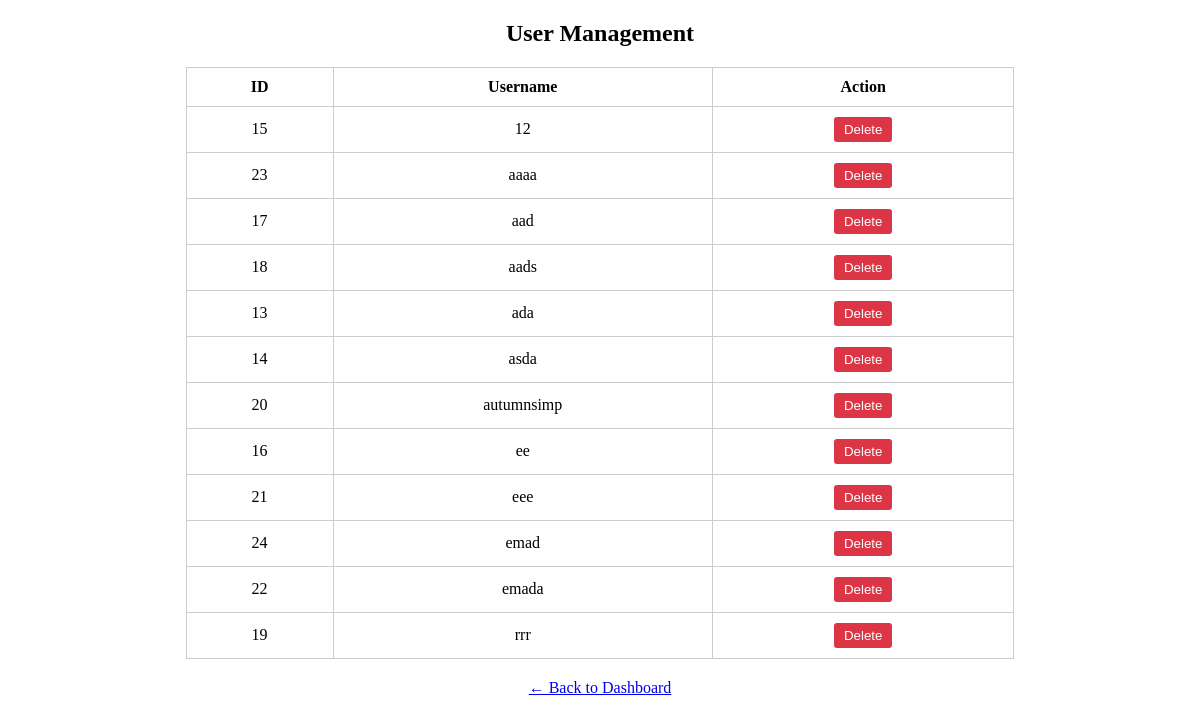
The page /admin/manage-users.php (signed in) on the database its author committed.
### tables this page shows
CREATE TABLE `users` (
  `id` int(11) NOT NULL,
  `username` varchar(255) NOT NULL,
  `password_hash` varchar(255) NOT NULL
);

### admin/manage-users.php (the view, shortened to what this page needs)
<?php
$servername = "localhost";
$username = "root";
$password = "";
$dbname = "uiu-canteen";
$conn = new mysqli($servername, $username, $password, $dbname);
$sql = "SELECT id, username FROM users";
$result = $conn->query($sql);
?>
<!DOCTYPE html>
<html lang="en">
<head>
</head>
<body>
    <h2 style="text-align:center;">User Management</h2>
    <table>
        <tr>
            <th>ID</th>
            <th>Username</th>
            <th>Action</th>
        </tr>
        <?php
        if ($result->num_rows > 0) {
            while ($user = $result->fetch_assoc()) {
                echo "<tr>
                        <td>" . $user['id'] . "</td>
                        <td>" . htmlspecialchars($user['username']) . "</td>
                        <td>
                            <form method='POST' action='delete-user.php'>
                                <input type='hidden' name='user_id' value='" . $user['id'] . "'>
                                <button type='submit' class='delete-btn'>Delete</button>
                            </form>
                        </td>
                      </tr>";
            }
        } else {
            echo "<tr><td colspan='3'>No users found.</td></tr>";
        }
        ?>
    </table>
    <div style="text-align:center;">
        <a href="admin.php">← Back to Dashboard</a>
    </div>
</body>
</html>

### admin/manage-users.php (style rules this page uses)
table { width: 70%; margin: 20px auto; border-collapse: collapse; }
th, td { padding: 10px; text-align: center; border: 1px solid #ccc; }
.delete-btn { padding: 5px 10px; background-color: #dc3545; color: white; border: none; border-radius: 3px; cursor: pointer; }

### rows shown on the page
users: id "15", username "12"
users: id "23", username "aaaa"
users: id "17", username "aad"
users: id "18", username "aads"
users: id "13", username "ada"
users: id "14", username "asda"
users: id "20", username "autumnsimp"
users: id "16", username "ee"
users: id "21", username "eee"
users: id "24", username "emad"
users: id "22", username "emada"
users: id "19", username "rrr"
